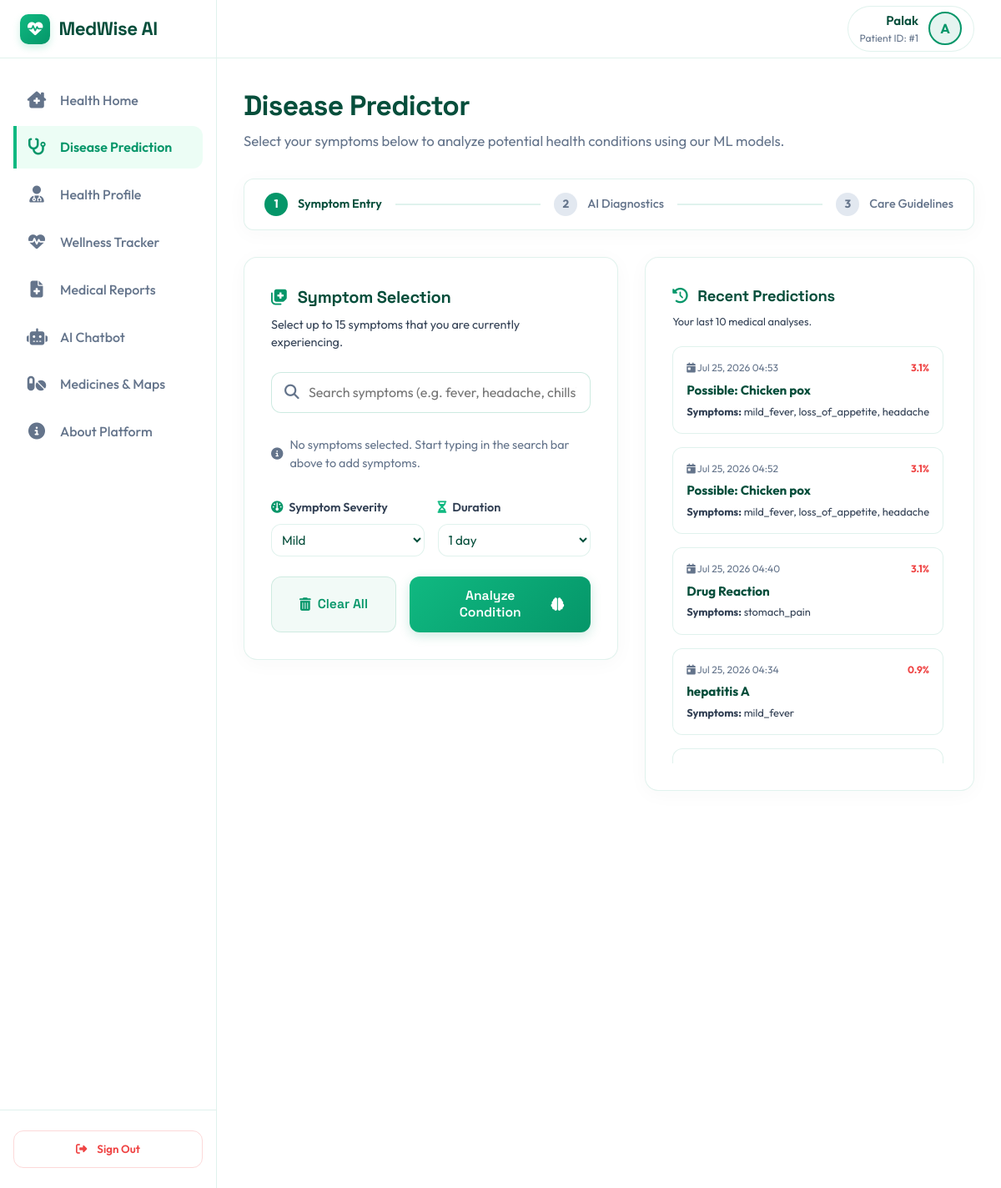
The page /predict/ (signed in) on the database its author committed.
### accounts/models.py (models this page shows, shortened)
class CustomUser(AbstractUser):
    profile_picture = models.ImageField(upload_to='profiles/', blank=True, null=True)
    phone_number = models.CharField(max_length=15, blank=True, null=True)
    date_of_birth = models.DateField(blank=True, null=True)

### prediction/models.py (models this page shows, shortened)
class PredictionHistory(models.Model):
    user = models.ForeignKey(
        settings.AUTH_USER_MODEL,
        on_delete=models.CASCADE,
        null=True,
        blank=True,
        related_name='prediction_histories'
    )
    symptoms = models.JSONField(help_text="JSON list of symptoms input by the user")
    prediction = models.CharField(max_length=255, help_text="Predicted disease name")
    confidence = models.FloatField(help_text="Confidence score of the prediction (percentage)")
    model_version = models.CharField(max_length=50, default="1.0.0", help_text="Version of the model used")
    created_at = models.DateTimeField(auto_now_add=True)
    class Meta:
        db_table = 'prediction_history'
        verbose_name_plural = "Prediction Histories"
        ordering = ['-created_at']

### prediction/views.py (the view)
# urls.py: path('predict/', PredictPageView.as_view(), name='predict_page'),
class PredictPageView(LoginRequiredMixin, TemplateView):
    template_name = 'prediction/predict.html'
    def get_context_data(self, **kwargs):
        context = super().get_context_data(**kwargs)
        try:
            raw_symptoms = DiseasePredictor.get_all_symptoms()
            context['symptoms'] = [
                {"value": sym, "label": sym.replace('_', ' ').title()}
                for sym in raw_symptoms
            ]
        except Exception:
            context['symptoms'] = []
        context['recent_predictions'] = PredictionHistory.objects.filter(
            user=self.request.user
        ).order_by('-created_at')[:10]
        return context

### templates/prediction/predict.html (shortened to what this page needs)
{% extends 'base.html' %}
{% block extra_css %}
<link rel="stylesheet" href="https://unpkg.com/leaflet@1.9.4/dist/leaflet.css" />
{% endblock %}
{% block content %}
<div class="dashboard-title-bar">
    <h1>Disease Predictor</h1>
    <p class="welcome-msg">Select your symptoms below to analyze potential health conditions using our ML models.</p>
</div>
<div style="display: flex; align-items: center; justify-content: space-between; margin-bottom: 2rem; background: #ffffff; padding: 1rem 1.5rem; border-radius: var(--border-radius-md); border: 1px solid var(--border-color); box-shadow: var(--glass-shadow); max-width: 100%;">
    <div style="display: flex; align-items: center; gap: 0.75rem;">
        <span style="width: 28px; height: 28px; border-radius: 50%; background: var(--color-primary); color: white; display: flex; align-items: center; justify-content: center; font-weight: bold; font-size: 0.85rem;">1</span>
        <span style="font-weight: 600; color: var(--text-primary); font-size: 0.9rem;">Symptom Entry</span>
    </div>
    <div style="flex-grow: 1; height: 2px; background: var(--border-color); margin: 0 1rem; position: relative;">
    </div>
    <div style="display: flex; align-items: center; gap: 0.75rem;">
        <span id="step-2-indicator" style="width: 28px; height: 28px; border-radius: 50%; background: #e2e8f0; color: #64748b; display: flex; align-items: center; justify-content: center; font-weight: bold; font-size: 0.85rem; transition: all 0.3s ease;">2</span>
        <span id="step-2-label" style="font-weight: 500; color: var(--text-muted); font-size: 0.9rem; transition: all 0.3s ease;">AI Diagnostics</span>
    </div>
    <div style="flex-grow: 1; height: 2px; background: var(--border-color); margin: 0 1rem; position: relative;">
    </div>
    <div style="display: flex; align-items: center; gap: 0.75rem;">
        <span id="step-3-indicator" style="width: 28px; height: 28px; border-radius: 50%; background: #e2e8f0; color: #64748b; display: flex; align-items: center; justify-content: center; font-weight: bold; font-size: 0.85rem; transition: all 0.3s ease;">3</span>
        <span id="step-3-label" style="font-weight: 500; color: var(--text-muted); font-size: 0.9rem; transition: all 0.3s ease;">Care Guidelines</span>
    </div>
</div>
<div class="predict-container">
    <div class="predict-main">
        <div class="panel-card glass-panel">
            <h2 class="panel-title">
                <i class="fa-solid fa-notes-medical" style="color: var(--color-primary);"></i>
                Symptom Selection
            </h2>
            <p class="panel-subtitle">Select up to 15 symptoms that you are currently experiencing.</p>
            <div class="search-wrapper">
                <div class="search-input-box">
                    <i class="fa-solid fa-magnifying-glass search-icon"></i>
                    <input type="text" id="symptom-search" class="form-control" placeholder="Search symptoms (e.g. fever, headache, chills)..." autocomplete="off">
                </div>
            </div>
            <div class="tags-container" id="selected-symptoms-container">
                <div class="placeholder-tags" id="tags-placeholder">
                    <i class="fa-solid fa-circle-info"></i>
                    No symptoms selected. Start typing in the search bar above to add symptoms.
                </div>
            </div>
            <div style="display: grid; grid-template-columns: 1fr 1fr; gap: 1rem; margin-bottom: 1.5rem;">
                <div>
                    <label for="symptom-severity" style="display: block; font-size: 0.9rem; font-weight: 600; color: var(--text-secondary); margin-bottom: 0.5rem;">
                        <i class="fa-solid fa-gauge" style="color: var(--color-primary); margin-right: 0.25rem;"></i> Symptom Severity
                    </label>
                    <select id="symptom-severity" class="form-control" style="background: rgba(255, 255, 255, 0.02); color: var(--text-primary); border-radius: var(--border-radius-md); border: 1px solid var(--border-color); padding: 0.5rem;">
                        <option value="mild" style="background: var(--bg-secondary); color: var(--text-primary);">Mild</option>
                    </select>
                </div>
                <div>
                    <label for="symptom-duration" style="display: block; font-size: 0.9rem; font-weight: 600; color: var(--text-secondary); margin-bottom: 0.5rem;">
                        <i class="fa-solid fa-hourglass-half" style="color: var(--color-accent); margin-right: 0.25rem;"></i> Duration
                    </label>
                    <select id="symptom-duration" class="form-control" style="background: rgba(255, 255, 255, 0.02); color: var(--text-primary); border-radius: var(--border-radius-md); border: 1px solid var(--border-color); padding: 0.5rem;">
                        <option value="1" style="background: var(--bg-secondary); color: var(--text-primary);">1 day</option>
                    </select>
                </div>
            </div>
            <div class="actions-bar">
                <button type="button" id="clear-btn" class="btn btn-secondary btn-action" disabled>
                    <i class="fa-solid fa-trash-can"></i>
                    <span>Clear All</span>
                </button>
                <button type="button" id="submit-btn" class="btn btn-primary btn-action" disabled>
                    <span>Analyze Condition</span>
                    <i class="fa-solid fa-brain"></i>
                </button>
            </div>
        </div>
    </div>
    <div class="predict-sidebar">
        <div class="panel-card glass-panel history-card">
            <h2 class="panel-title" style="font-size: 1.15rem;">
                <i class="fa-solid fa-clock-rotate-left" style="color: var(--color-primary);"></i>
                Recent Predictions
            </h2>
            <p class="panel-subtitle" style="font-size: 0.8rem; margin-bottom: 1.25rem;">Your last 10 medical analyses.</p>
            <div class="history-list" id="prediction-history-list">
                {% for record in recent_predictions %}
                    <div class="history-item">
                        <div class="history-meta">
                            <span><i class="fa-solid fa-calendar-day"></i> {{ record.created_at|date:"M d, Y H:i" }}</span>
                            <span class="{% if record.confidence >= 75 %}text-accent{% elif record.confidence >= 45 %}text-warning{% else %}text-danger{% endif %}" style="font-weight: 700;">{{ record.confidence|floatformat:1 }}%</span>
                        </div>
                        <div class="history-disease">{{ record.prediction }}</div>
                        <div class="history-symptoms" title="{{ record.symptoms|join:', ' }}">
                            <strong>Symptoms:</strong> {{ record.symptoms|join:", " }}
                        </div>
                    </div>
                {% empty %}
                    <p style="color: var(--text-muted); font-size: 0.85rem; text-align: center; padding: 2rem 0;" id="history-empty-message">No prediction records found. Submit symptoms to start your logs.</p>
                {% endfor %}
            </div>
        </div>
    </div>
</div>
{% endblock %}

### templates/base.html (shortened to what this page needs)
{% load static %}
<!DOCTYPE html>
<html lang="en">
<head>
    <link rel="stylesheet" href="https://cdnjs.cloudflare.com/ajax/libs/font-awesome/6.4.0/css/all.min.css">
    <link rel="stylesheet" href="{% static 'css/styles.css' %}?v=2.0">
    {% block extra_css %}{% endblock %}
</head>
<body>
    <div class="app-container">
        <aside class="sidebar" id="app-sidebar">
            <div class="sidebar-brand">
                <a href="{% url 'dashboard:index' %}" class="brand-link">
                    <span class="brand-logo-icon"><i class="fa-solid fa-heart-pulse"></i></span>
                    <span>MedWise AI</span>
                </a>
            </div>
            <ul class="sidebar-menu">
                <li>
                    <a href="{% url 'dashboard:index' %}" class="menu-item-link {% if request.resolver_match.view_name == 'dashboard:index' %}active{% endif %}">
                        <i class="fa-solid fa-house-chimney-medical"></i>
                        <span>Health Home</span>
                    </a>
                </li>
                <li>
                    <a href="{% url 'dashboard:predict_page' %}" class="menu-item-link {% if request.resolver_match.view_name == 'dashboard:predict_page' %}active{% endif %}">
                        <i class="fa-solid fa-stethoscope"></i>
                        <span>Disease Prediction</span>
                    </a>
                </li>
                <li>
                    <a href="{% url 'accounts:profile' %}" class="menu-item-link {% if request.resolver_match.view_name == 'accounts:profile' %}active{% endif %}">
                        <i class="fa-solid fa-user-doctor"></i>
                        <span>Health Profile</span>
                    </a>
                </li>
                <li>
                    <a href="{% url 'dashboard:index' %}#wellness-tracker" class="menu-item-link">
                        <i class="fa-solid fa-heart-pulse"></i>
                        <span>Wellness Tracker</span>
                    </a>
                </li>
                <li>
                    <a href="{% url 'dashboard:report_summarizer' %}" class="menu-item-link {% if request.resolver_match.view_name == 'dashboard:report_summarizer' %}active{% endif %}">
                        <i class="fa-solid fa-file-medical"></i>
                        <span>Medical Reports</span>
                    </a>
                </li>
                <li>
                    <a href="{% url 'dashboard:chatbot' %}" class="menu-item-link {% if request.resolver_match.view_name == 'dashboard:chatbot' %}active{% endif %}">
                        <i class="fa-solid fa-robot"></i>
                        <span>AI Chatbot</span>
                    </a>
                </li>
                <li>
                    <a href="{% url 'recommendations:medicines_maps' %}" class="menu-item-link {% if request.resolver_match.view_name == 'recommendations:medicines_maps' %}active{% endif %}">
                        <i class="fa-solid fa-pills"></i>
                        <span>Medicines & Maps</span>
                    </a>
                </li>
                <li>
                    <a href="{% url 'dashboard:landing' %}#features" class="menu-item-link">
                        <i class="fa-solid fa-circle-info"></i>
                        <span>About Platform</span>
                    </a>
                </li>
            </ul>
            <div class="sidebar-footer">
                <form action="{% url 'accounts:logout' %}" method="post" class="logout-form">
                    <button type="submit">
                        <i class="fa-solid fa-right-from-bracket"></i>
                        <span>Sign Out</span>
                    </button>
                </form>
            </div>
        </aside>
        <div class="main-wrapper" id="main-content-wrapper">
            <nav class="navbar">
                <div class="navbar-right" style="margin-left: auto;">
                    {% if user.is_authenticated %}
                        <a href="{% url 'accounts:profile' %}" class="navbar-user">
                            <div class="navbar-user-info">
                                <span class="navbar-user-name">{{ user.first_name|default:user.username }}</span>
                                <span class="navbar-user-role">Patient ID: #{{ user.id }}</span>
                            </div>
                            {% if user.profile_picture %}
                                <img src="{{ user.profile_picture.url }}" alt="Profile Avatar" class="navbar-avatar">
                            {% else %}
                                <div class="navbar-avatar" style="display:flex;align-items:center;justify-content:center;background:rgba(5, 150, 105, 0.1);font-weight:bold;color:var(--color-primary);">
                                    {{ user.username|slice:":1"|upper }}
                                </div>
                            {% endif %}
                        </a>
                    {% endif %}
                </div>
            </nav>
            <main class="content-body">
                {% block content %}{% endblock %}
            </main>
        </div>
    </div>
</body>
</html>

### rows shown on the page
CustomUser: first_name "Palak", id "1", username "A"
PredictionHistory: created_at "Jul 25, 2026 04:53", confidence "3.1", prediction "Possible: Chicken pox", symptoms "mild_fever, loss_of_appetite, headache"
PredictionHistory: created_at "Jul 25, 2026 04:52", confidence "3.1", prediction "Possible: Chicken pox", symptoms "mild_fever, loss_of_appetite, headache"
PredictionHistory: created_at "Jul 25, 2026 04:40", confidence "3.1", prediction "Drug Reaction", symptoms "stomach_pain"
PredictionHistory: created_at "Jul 25, 2026 04:34", confidence "0.9", prediction "hepatitis A", symptoms "mild_fever"
